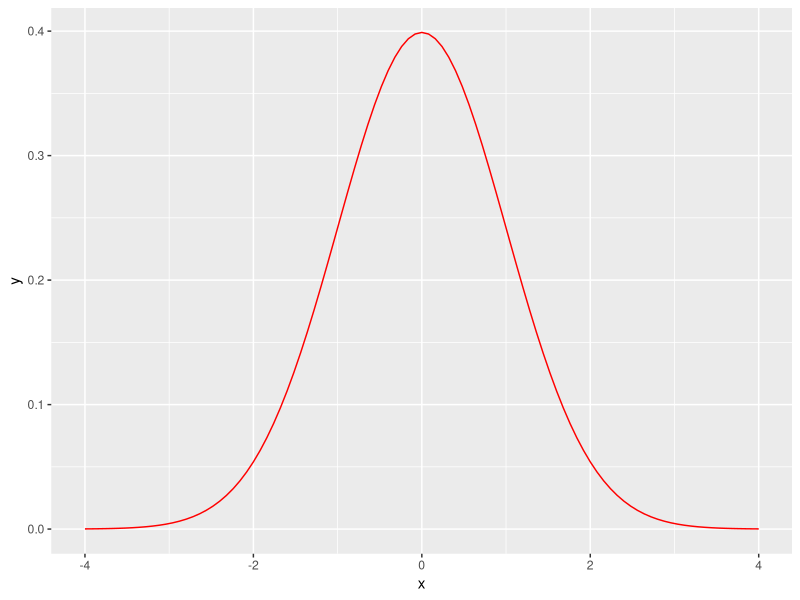
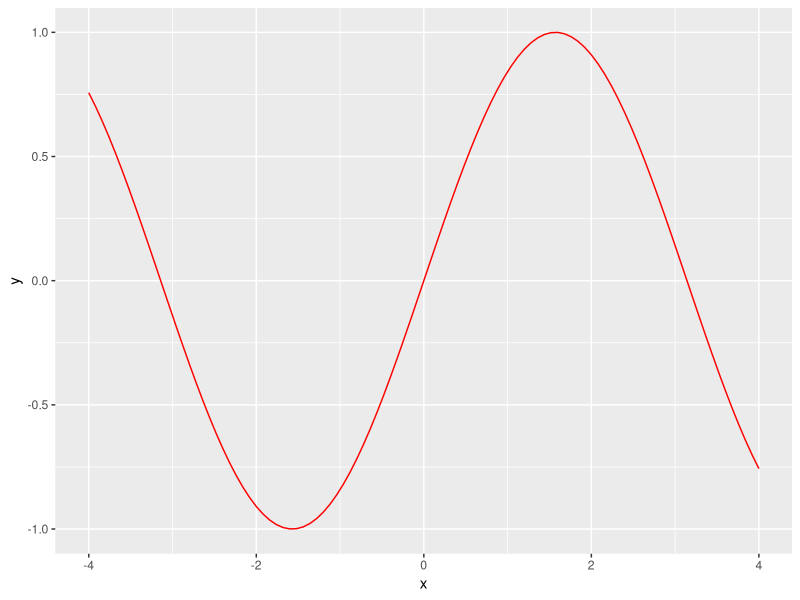
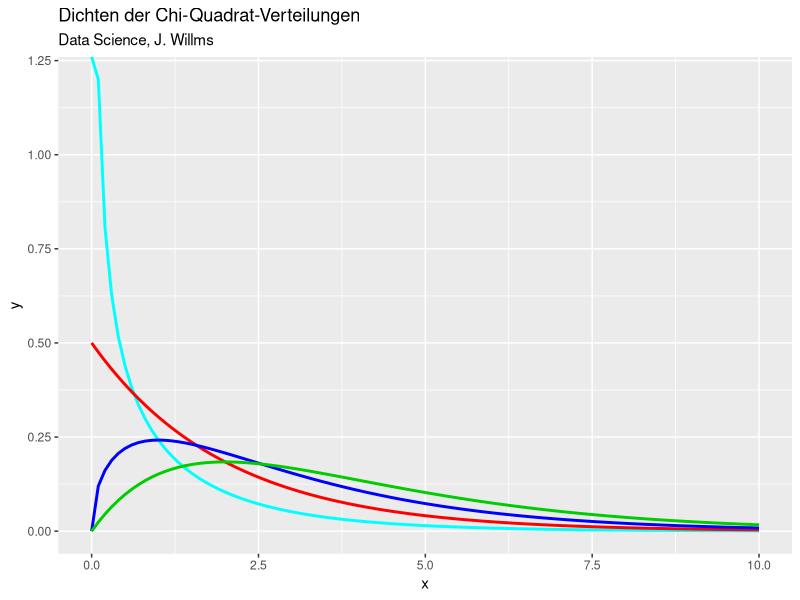
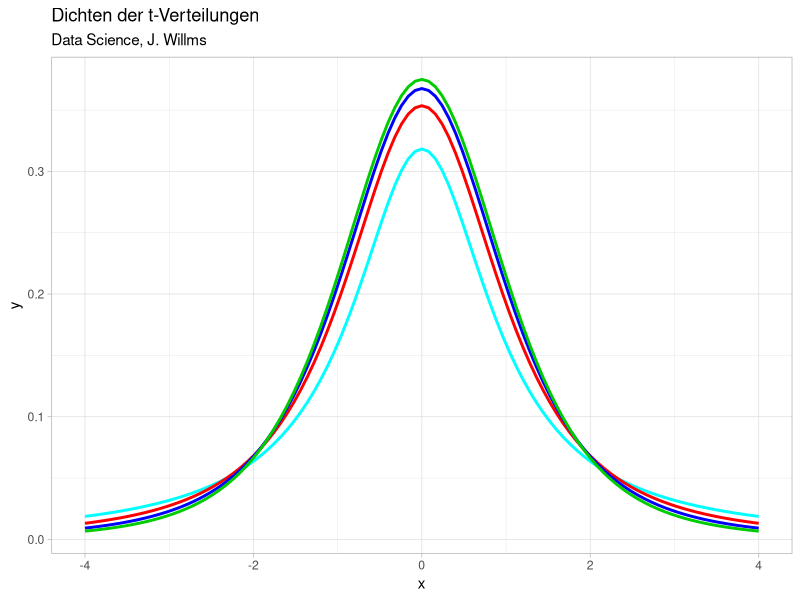
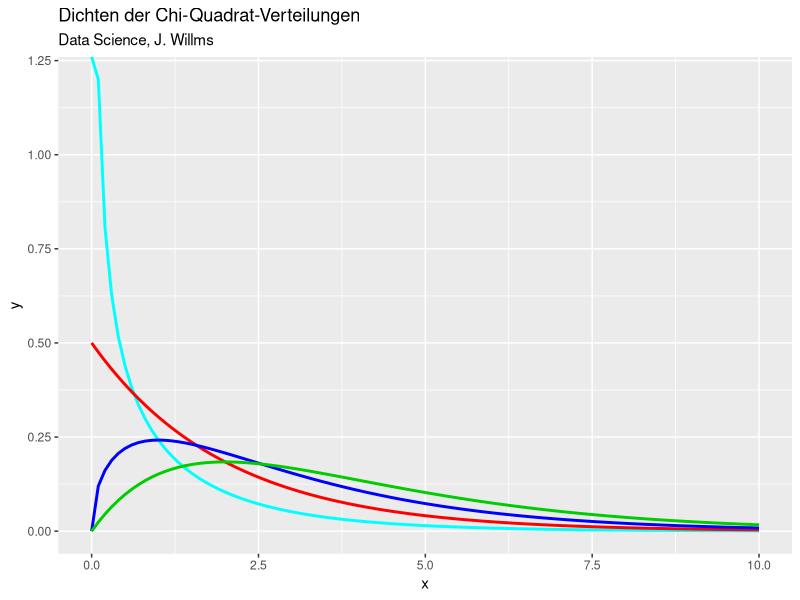
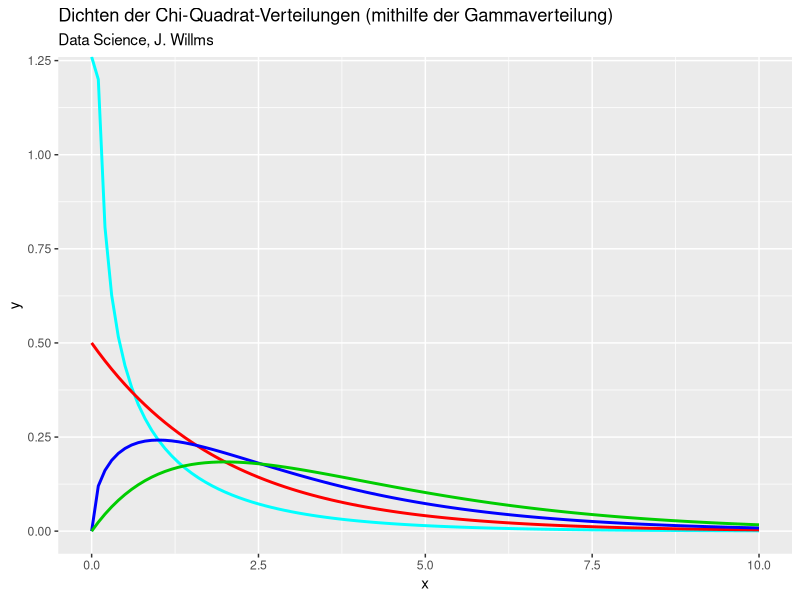
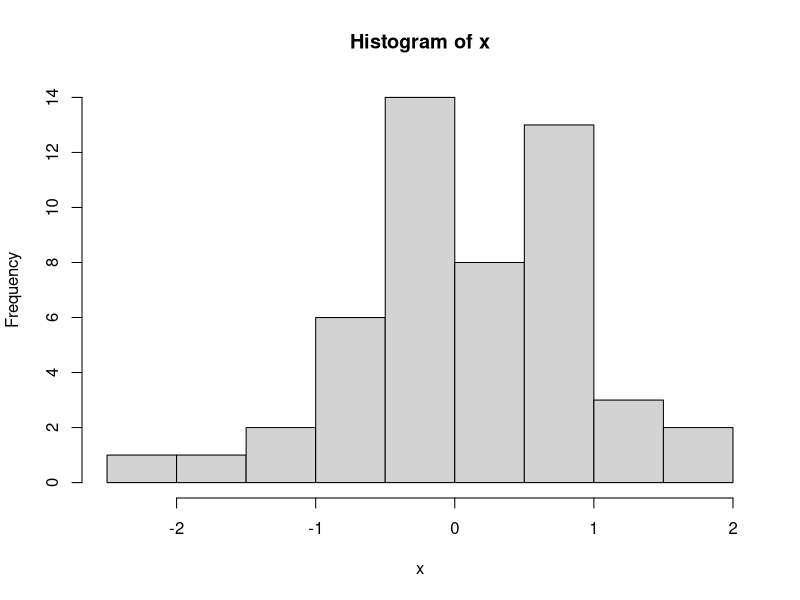
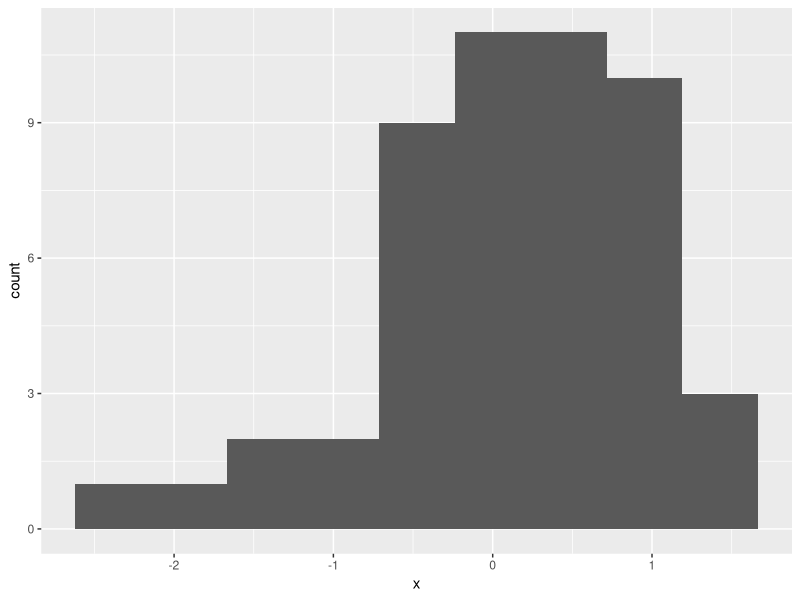

Reproduce these figures in R, in order. (Note: this script raises an error after producing the figures.)
# J. Willms, August 2019
# Programmierung für statistische Datenanalyse
#
# Quelltexte: Fallstudie 3: Visualisierung mit ggplot3 (Kapitel 6)
 
library(ggplot2)

### Kapitel 2: Funktionsplot am Beispiel der Verteilung der chi-Quadrat Verteilung #####  

ggplot(data.frame(x = c(-4, 4)), aes(x)) +
  stat_function(fun = dnorm, colour = "red")

ggplot(data.frame(x = c(-4, 4)), aes(x)) +
  stat_function(fun = sin, colour = "red")

?dchisq 
sizeline <- 1
ggplot(data.frame(x = c(0, 10)), aes(x)) + 
  stat_function(fun = dchisq, args = list(df=1), color = "cyan", size = sizeline) +
  stat_function(fun = dchisq, args = list(df=2), color = "red", size = sizeline) +
  stat_function(fun = dchisq, args = list(df=3), color = "blue", size = sizeline)+
  stat_function(fun = dchisq, args = list(df=4), color = "green3", size = sizeline)+
  labs(title = "Dichten der Chi-Quadrat-Verteilungen", subtitle ="Data Science, J. Willms") 

sizeline <- 1
ggplot(data.frame(x = c(-4, 4)), aes(x)) + 
  stat_function(fun = dt, args = list(df=1), color = "cyan", size = sizeline) +
  stat_function(fun = dt, args = list(df=2), color = "red", size = sizeline) +
  stat_function(fun = dt, args = list(df=3), color = "blue", size = sizeline)+
  stat_function(fun = dt, args= list(df=4), color = "green3", size = sizeline)+
  labs(title = "Dichten der t-Verteilungen", subtitle ="Data Science, J. Willms") +
  theme_light()

##### Aufgabe a) Die chi-Quadrat-Verteilung ist ein Spezialfall der Gamma-Verteilung #####
##  Zeigen Sie, dass Sie Abbildung 3 auch mit dgamma() statt mit dchisq() erzeugen können.

## Abb3. wie oben: 
sizeline <- 1
ggplot(data.frame(x = c(0, 10)), aes(x)) + 
  stat_function(fun = dchisq, args = list(df=1), color = "cyan", size = sizeline) +
  stat_function(fun = dchisq, args = list(df=2), color = "red", size = sizeline) +
  stat_function(fun = dchisq, args = list(df=3), color = "blue", size = sizeline)+
  stat_function(fun = dchisq, args = list(df=4), color = "green3", size = sizeline)+
  labs(title = "Dichten der Chi-Quadrat-Verteilungen", subtitle ="Data Science, J. Willms")

?dgamma
## mit dgamma statt dchisq
sizeline <- 1
ggplot(data.frame(x = c(0, 10)), aes(x))   + 
    stat_function(fun = dgamma, args = list(shape=1/2, rate=1/2), color = "cyan", size = sizeline) +
    stat_function(fun = dgamma, args = list(shape=1, rate=1/2), color = "red", size = sizeline) +
    stat_function(fun = dgamma, args = list(shape=3/2, rate=1/2), color = "blue", size = sizeline)+
    stat_function(fun = dgamma, args = list(shape=2,   rate=1/2), color = "green3", size = sizeline)+
    labs(title = "Dichten der Chi-Quadrat-Verteilungen (mithilfe der Gammaverteilung)", subtitle ="Data Science, J. Willms") 
#________________________________________________________________________________   

########  Kapitel 3: Histogramme ########
set.seed(1)
x = rnorm(50)
h <- hist(x, breaks = 10) 
h
# entspricht freq = FALSE
# hist(x, freq = FALSE, breaks = 10)
# vergleiche: hist(x, freq = TRUE, breaks = 10)

library(ggplot2)
ggplot(data.frame(x = x), aes(x)) + 
  geom_histogram(bins=9)   # y: count

str(h)

ggplot(data.frame(x = x), aes(x)) + 
  geom_histogram(boundary=-2.5, binwidth = 0.5, fill="white", color="black") + 
  labs(title = "Histogramm of x") +
  theme_minimal()

df <- data.frame(x = x)
str(df)

######## 3.1 Histogramm: Anzahl der Gruppen ######

for(nBins in 7:11) {
  p <- ggplot(data.frame(x = x), aes(x)) + 
    geom_histogram(boundary=-2.5, bins = nBins, fill="gray", color="black") + 
    labs(title = "Histogramm of x") +
    theme_bw()
  print(p)
}

#=============== JW: benötigt die Funktion multiplot()
# Die Funktion multiplot() ist nicht Bestandteil der Fallstudie und des Moduls.
# Sie wurde lediglich benutzt, um für das Skript Grafiken mit mehreren Plots zu erstellen.
# Die Definition der Funktion multiplot() finden Sie am Ende diese Skriptes.

pHist <-  function(nBins){
  p <- ggplot(data.frame(x = x), aes(x)) + 
    geom_histogram(boundary=-2.5, bins = nBins, fill="gray", color="black") + 
    labs(title = "Histogramm of x") +
    theme_bw()
  return (p)
}
multiplot(pHist(7), pHist(8), pHist(9), pHist(10), pHist(11), pHist(11), cols=2)


######## 3.2: Unterschiedliche untere Grenzen: Schneehöhen #####
 
sHoehe <- c(25.0 , 39.8 , 39.9 , 40.1 , 46.7 , 49.1 , 49.6 , 51.1 , 51.6,
            53.5 , 54.7 , 55.5 , 55.9 , 58.0 , 60.3 , 63.6 , 65.4 , 66.1,
            69.3 , 70.9 , 71.4 , 71.5 , 71.8 , 72.9 , 74.4 , 76.2 , 77.8,
            78.1 , 78.4 , 79.0 , 79.3 , 79.6 , 80.7 , 82.4 , 82.4 , 83.0,
            83.6 , 83.6 , 84.8 , 85.5 , 87.4 , 88.7 , 89.6 , 89.8 , 89.9,
            90.9 , 97.0 , 98.3 , 101.4 , 102.4 , 103.9 , 104.5 , 105.2 , 110.0,
            110.5 , 110.5 , 113.7 , 114.5 , 115.6 , 120.5 , 120.7 , 124.7 , 126.4)
df <- data.frame(x=sHoehe) 
str(df)

transparenz <- 0.2
for(b in seq(16, 24, by=2)) {
  p <- ggplot(df, aes(x)) + 
    geom_histogram(binwidth=10, boundary=b, alpha=transparenz) 
  print(p)
  transparenz <- transparenz+0.1
}


#=============== JW: benötigt die Funktion multiplot()
# Die Funktion multiplot() ist nicht Bestandteil der Fallstudie und des Moduls.
# Sie wurde lediglich benutzt, um für das Skript Grafiken mit mehreren Plots zu erstellen.
# Die Definition der Funktion multiplot() finden Sie am Ende diese Skriptes.
pHist2 <-  function( grenze, alpha = 0.4){
  return (ggplot(df, aes(x)) + geom_histogram( binwidth=10, boundary=grenze, closed="right", alpha=alpha))
}

multiplot(pHist2(16,0.2),pHist2(18,0.3), pHist2(20,0.4),pHist2(22,0.5), pHist2(24,0.6), cols=2)


transparenz <- 0.2
p <- ggplot(df, aes(x)) 
for(b in seq(16, 24, by=2)) {
  p <- p + geom_histogram(binwidth=10, boundary=b, alpha=transparenz) 
  transparenz <- transparenz+0.1
}
p + labs(title = "Überlagerung der fünf Histogramme")


#######  3.3	Kerndichteschätzer geom_density() ############ 
ggplot(df, aes(x)) +   # Schlecht
  geom_histogram(binwidth=16, boundary=b, alpha=0.2) +
  geom_density(color="blue", size =1.2)



ggplot(df, aes(x, stat(density))) + 
  geom_histogram(binwidth=10, boundary=16, alpha=0.2) +
  geom_density(color="blue", size=1)

ggplot(df, aes(x, stat(density))) + 
  geom_histogram(binwidth=10, boundary=16, alpha=0.2) +
  geom_density(color="blue", size=1)
  geom_density(adjust=0.5, color="red", size =1) 
# adjust = 1/2 means use half of the default bandwidth.


transparenz <- 0.2
p <- ggplot(df, aes(x, stat(density))) 
for(b in seq(16, 24, by=2)) {
  p <- p + geom_histogram(binwidth=10, boundary=b, alpha=transparenz) 
  transparenz <- transparenz+0.1
}
p <- p + geom_density(color="blue", size=1)+
    geom_density(adjust=0.5, color="red", size =1)
p + 
  theme_bw() +
  labs(title = "Überlagerung der Histogramme mit Dichteschätzer", 
         subtitle ="Data Science, J. Willms")



### Kapitel 4:  Beispiel: Zentraler Grenzwertsatz ######
set.seed(1)
# Erzeuge einen zufälligen Wert x mit
# P(x=0) = 2/3 und P(x=1 = 1/3)
# Also ist x eine Realisation einer zweiwertigen Zufallsvariable
x1 <- sample(c(0,0,1),1)

# Die (theoretische) Varianz der zugrundeliegenden zweitwertigen 
# Zufallsvariablen X lautet
# Var(X) = 2/3 * 1/9 + 1/3 * 4/9 = 2/9
(varX <-  2/9)

n <- 300
# Erzeuge n solche zufälligen Datensätze
x <- sample(c(0,0,1),n, replace = TRUE)

# Teste:
head(x,200)
str(x)
length(x[x==1])  # sollte ca. n/3 sein
n/3
summary(x) 
mean(x)         # sollte ca. 1/3 sein
sd(x)
var(x)          # sollte ca. gleich varX sein
varX

# Als Nächstes betrachten wir den Durchschnitt unserer zufälligen Daten
(sn <- sum(x)/n)  # == mean(x)
all.equal(sn, mean(x))

# sn ist die Realisierung eine ZV (Zufallsvariable) Sn und für große n macht der zentrale Grenzwertsatz
# eine Aussage über die Verteilung von Sn (Sn sollte ungefähr normalverteilt sein)
# Dies wollen wir visuell mithilfe einer Simulation überprüfen
# Dazu müssen wir mehrfach n solche zufälligen Datensätze erzeugen, sn berechnen
# und grafisch darstellen

Anzahl <- 500    # gibt an, wie oft sn realisiert werden soll 
s <- replicate(Anzahl, sum(sample(c(0,0,1),n, replace = TRUE))/n)

head(s,100)
str(s)
summary(s) 
mean(s)     # sollte ca. 1/3 sein 
sd(s)
var(s)      # sollte ca. gleich varX/n sein
varX/n
var(s) - 2/(9*n) 
 
##### Aufgabe b): Welche Verteilung hat die Zufallsvariable n*Sn?   ####
##  Die Zufallsvariable n*Sn ist binomialverteit mitden Parametern n und 1/3
#___________________________________________________________________________


##### Aufgabe c): replicate()   ####
## Erzeugen Sie den Vektor s, ohne die Funktion replicate() zu benutzten
# (Hinweis: sapply())
set.seed(1)
x1 <- sample(c(0,0,1),1)
n <- 300
x <- sample(c(0,0,1),n, replace = TRUE)
Anzahl <- 500    # gibt an, wie oft sn realisiert werden soll 
s2 <- sapply(1:Anzahl, function(i){sum(sample(c(0,0,1),n, replace = TRUE))/n})
str(s2)

# Alten Zustand des Pseudo-Zufallsgenerators wiederherstellen
set.seed(1)
x1 <- sample(c(0,0,1),1)
n <- 300
x <- sample(c(0,0,1),n, replace = TRUE)
Anzahl <- 500    # gibt an, wie oft sn realisiert werden soll 
s <- replicate(Anzahl, sum(sample(c(0,0,1),n, replace = TRUE))/n)
str(s)
#____________________________________________________________



## Erzeuge Data Frame
df <- data.frame(x=s) 
str(df)

# Zeichne Histogramm
ggplot(df, aes(x, stat(density))) + 
  geom_histogram(bins=8, alpha=0.4) +  
  geom_density(color="blue", size =1.2)+
  labs(title = "Konvergenz gegen die Normalverteilung?", 
       subtitle ="anzahl=50, n=300,  J. Willms") +
  theme_bw() 



# Welche Aussage macht der zentrale Grenzwertsatz über die Verteilung der so 
# erzeugten sn-Werte?
# Antwort: sn sollte ungefähr normalverteilt sein; genauer ungefähr N(n/3,n*2/9 )-verteilt
ggplot(df, aes(x)) +
  geom_histogram(aes(x, stat(density)), bins=10, alpha=0.4)+
  geom_density(color="blue", size =1.2) +
  labs(title = "Konvergenz gegen die Normalverteilung?", subtitle ="anzahl=50, n=300,  J. Willms") +
  stat_function(fun = dnorm, args= list(mean=1/3, sd=sqrt(2/(9*n))), 
                colour = "red", size = 1.1)+
  theme_bw()


zeichne <- function(df,nGruppen, n=300){
  supStr <- sprintf("anzahl=%d, n=%d,  J. Willms", length(df$x), as.integer(n)) 
  p <- ggplot(df, aes(x)) +
    geom_histogram(aes(x, stat(density)), bins=nGruppen, alpha=0.4)+
    geom_density(color="blue", size =1.2) +
    labs(title = "Konvergenz gegen die Normalverteilung?", subtitle = supStr) +
    stat_function(fun = dnorm, args= list(mean=1/3, sd=sqrt(2/(9*n))), 
                  colour = "red", size = 1.1)+
    theme_bw()
  return(p)
}
 
# Alten Zustand des Pseudo-Zufallsgenerators wiederherstellen
# _______________________________  
set.seed(1)  
n <- 300
x <- sample(c(0,0,1),n, replace = TRUE)
Anzahl <- 50    # gibt an, wie oft sn realisiert werden soll 
s <- replicate(Anzahl, sum(sample(c(0,0,1),n, replace = TRUE))/n)
df <- data.frame(x=s)  
p1 <- zeichne(df,10,n)
p1
#  _______________________________ 
set.seed(1)  
n <- 300
x <- sample(c(0,0,1),n, replace = TRUE)
Anzahl <- 2000    # gibt an, wie oft sn realisiert werden soll 
s <- replicate(Anzahl, sum(sample(c(0,0,1),n, replace = TRUE))/n)
df <- data.frame(x=s)  
p2 <- zeichne(df,18,n)
p2
#  _______________________________ 
 
multiplot(p1,p2, cols=2)


#___________________________________________________________________________
### Aufgabe d)	######
# Für m = 2,3,4,5 überprüfen Sie in ähnlicher Weise durch eine Simulation, 
# wie sich die Summe n identisch verteilter und unabhängiger Zufallsvariablen verhält, 
# die N(0; 1) verteilt sind.
# Bemerkung: In der ursprünglichen Aufgabenstgellung wurde n statt m benutzt
m <- 4      
n <- 300 

# Zufallsgenerator für die k-fache Summe von N(0,1)-Verteilungen
rsumNormal <- function(n, k=2){
  res <- rnorm(n)
  for(i in 1:(k-1))
    res <- res + rnorm(n)
  return(res)
} 

x <- rsumNormal(n,m)
# Jedes Element in x ist Realisation einer Summe von m identisch verteilten N(0,1)-Variablen
# Teste:
head(x,50)
summary(x) 
mean(x)         # sollte ca. 0 sein
var(x)          # sollte ca. m

# Als Nächstes betrachten wir den Durchschnitt unserer zufälligen Daten
(sn <- sum(x)/n) # sollte annährend 0 sein
 
# sn ist die Realisierung eine ZV (Zufallsvariable), die laut zentralen Grenzwertsatz 
# N(0,m)- verteilt ist
# Dies wollen wir visuell mithilfe einer Simulation überprüfen
# Dazu müssen wir mehrfach n solche zufälligen Datensätze erzeugen, sn berechnen
# und grafisch darstellen

Anzahl <- 500    # gibt an, wie oft sn realisiert werden soll 
s <- replicate(Anzahl, sum(rsumNormal(n,m))/n)
str(s)
mean(s)     # sollte ca. 0 sein  
var(s) - m/n # sollte ca. 0 sein 

zeichne2 <- function(df,nGruppen, m,  n=300){
  supStr <- sprintf("anzahl=%d, n=%d,  Summe normalverteilter Werte", length(df$x), as.integer(n)) 
  p <- ggplot(df, aes(x)) +
    geom_histogram(aes(x, stat(density)), bins=nGruppen, alpha=0.4)+
    geom_density(color="blue", size =1.2) +
    labs(title = "Konvergenz gegen die Normalverteilung?", subtitle = supStr) +
    stat_function(fun = dnorm, args= list(mean=0, sd=sqrt(m/n)), 
                  colour = "red", size = 1.1)+
    theme_bw()
  return(p)
}

# Der Übersichtlichkeit halber werden alle Werte noch einmal neu erzeugt
set.seed(0)
m <- 2     
n <- 3
x <- rsumNormal(n,m)
Anzahl <- 500    # gibt an, wie oft sn realisiert werden soll 
s <- replicate(Anzahl, sum(rsumNormal(n,m))/n)
df <- data.frame(x=s) 
zeichne2(df,sqrt(nrow(df)),m,n) 
#___________________________________________________________________________


### Kapitel 5:	Quantilplot    #####

set.seed(0)  
s <- rnorm(400 ,mean=4, sd=2)  # N(4;4)-verteilt
ggplot(data.frame(s), aes(sample = s)) +
  stat_qq() + stat_qq_line()  +
  labs(title = "NP-PLot", subtitle = "N(4;4)-verteilt")
 

##### Aufgabe e)	Erstellen Sie NP-Plots ##### 
# für unterschiedliche Seeds und unterschiedliche Datensatzgrößen entsprechende 
# NP-Plots für Daten, die N(2; 9)-verteilt sind.
anzahl <- 400
for(seed in 11:14) {
  set.seed(seed)  
  s <- rnorm(anzahl, mean =2, sd=3)   
  p <- ggplot(data.frame(s), aes(sample = s)) +
    stat_qq() + stat_qq_line()  
  print(p)
}
#_______________________________________________________

### Daten aus dem vorherigen Kapitel
set.seed(1)  
n <- 300
x <- sample(c(0,0,1),n, replace = TRUE) 
s50 <- replicate(50, sum(sample(c(0,0,1),n, replace = TRUE))/n)
ggplot(data.frame(s50), aes(sample = s50))+
  stat_qq() + stat_qq_line() +
  labs(title = "NP-PLot", subtitle = "Anzahl=50")


set.seed(1) 
x <- sample(c(0,0,1),n, replace = TRUE) 
s2000 <- replicate(2000, sum(sample(c(0,0,1),n, replace = TRUE))/n)
ggplot(data.frame(s2000), aes(sample = s2000))+
  stat_qq() + stat_qq_line() +
  labs(title = "NP-PLot", subtitle = "Anzahl=2000")

# # Berechnung der Steigung
# steigung1 <- 0.11/4   # aus der Grafik entnommen
# steigung
# sqrt(2/(9*n)) 
# n
# 
# # Theor. Berechnung der Steigung
# q25     <-  quantile(s, 0.25, type = 5) 
# q75    <-  quantile(s, 0.75, type = 5) 
# norm25 <- qnorm(0.25) 
# norm75 <-  qnorm(0.75) 
# steigung  <-  (q25 - q75) / (norm25 - norm75) 
# steigung
# yAbschnitt    <-  q25 - slope * norm25
# yAbschnitt 




##_____________________________________________________
### multiplot() #######################
# Die Funktion multiplot() ist nicht Bestandteil der Fallstudie und des Moduls.
# Sie wurde lediglich benutzt, um für das Skript Grafiken mit mehreren Plots zu erstellen.

# http://www.cookbook-r.com/Graphs/Multiple_graphs_on_one_page_(ggplot2)/
# ggplot objects can be passed in ..., or to plotlist (as a list of ggplot objects)
# - cols:   Number of columns in layout
# - layout: A matrix specifying the layout. If present, 'cols' is ignored.
#
# If the layout is something like matrix(c(1,2,3,3), nrow=2, byrow=TRUE),
# then plot 1 will go in the upper left, 2 will go in the upper right, and
# 3 will go all the way across the bottom.
#
multiplot <- function(..., plotlist=NULL, file, cols=1, layout=NULL) {
  require(grid)
  
  # Make a list from the ... arguments and plotlist
  plots <- c(list(...), plotlist)
  
  numPlots = length(plots)
  
  # If layout is NULL, then use 'cols' to determine layout
  if (is.null(layout)) {
    # Make the panel
    # ncol: Number of columns of plots
    # nrow: Number of rows needed, calculated from # of cols
    layout <- matrix(seq(1, cols * ceiling(numPlots/cols)),
                     ncol = cols, nrow = ceiling(numPlots/cols))
  }
  
  if (numPlots==1) {
    print(plots[[1]])
    
  } else {
    # Set up the page
    grid.newpage()
    pushViewport(viewport(layout = grid.layout(nrow(layout), ncol(layout))))
    
    # Make each plot, in the correct location
    for (i in 1:numPlots) {
      # Get the i,j matrix positions of the regions that contain this subplot
      matchidx <- as.data.frame(which(layout == i, arr.ind = TRUE))
      
      print(plots[[i]], vp = viewport(layout.pos.row = matchidx$row,
                                      layout.pos.col = matchidx$col))
    }
  }
}
